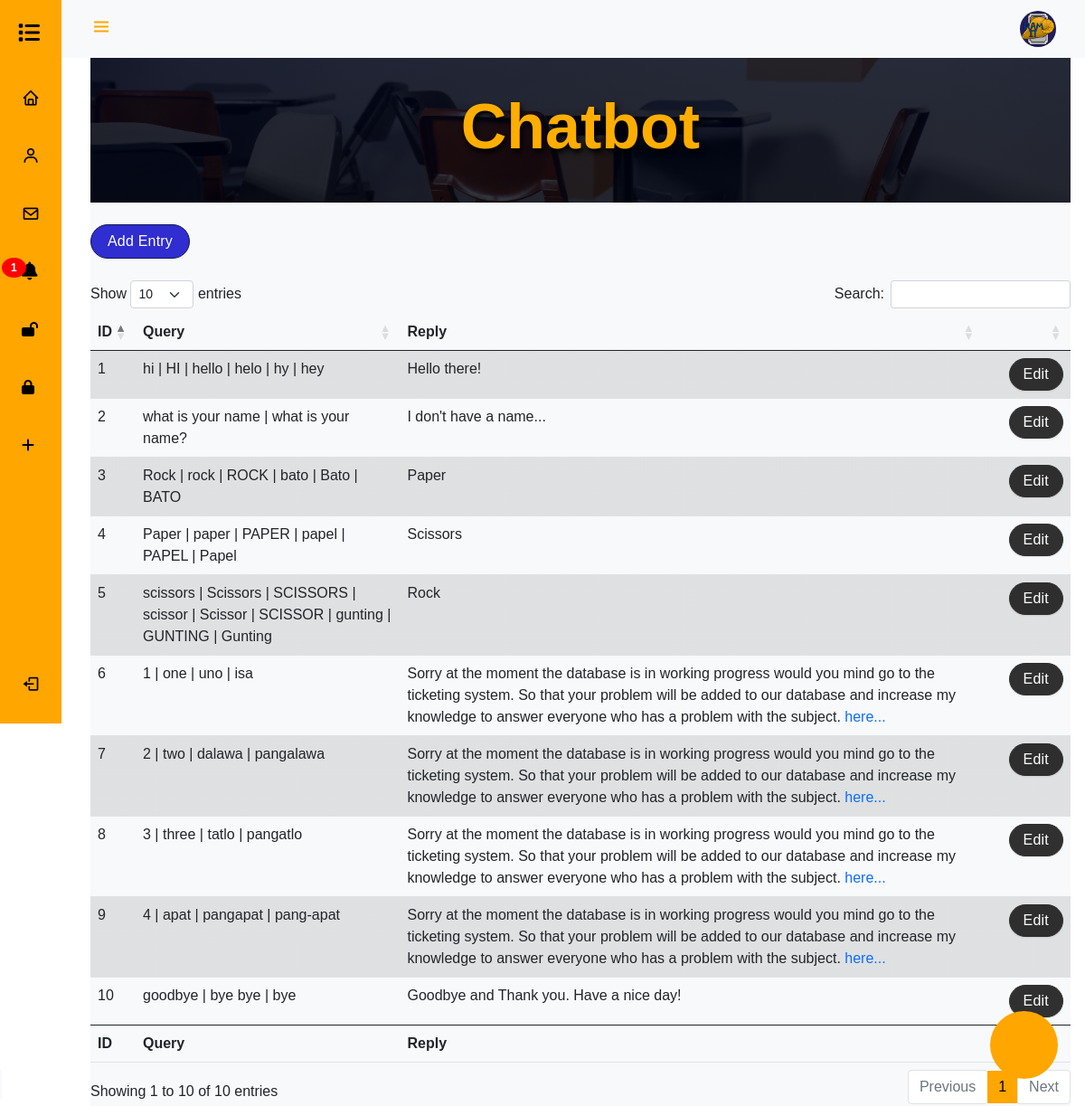
/tcb.php (signed in), run on the app's committed database.
### tables this page shows
CREATE TABLE IF NOT EXISTS `cbr` (
  `id` int NOT NULL AUTO_INCREMENT,
  `queries` varchar(500) NOT NULL,
  `replies` varchar(500) NOT NULL,
  PRIMARY KEY (`id`)
);

### tcb.php (the view, shortened to what this page needs)
<?php
require 'code/components/connect.php';
    $sql = "SELECT * from cbr";
$result = mysqli_query($con, $sql);
?>
<!DOCTYPE html>
        <html>
            <head>
                <link href='https://cdn.jsdelivr.net/npm/bootstrap@5.0.0-beta1/dist/css/bootstrap.min.css' rel='stylesheet'>
                <link href='https://cdn.jsdelivr.net/npm/boxicons@latest/css/boxicons.min.css' rel='stylesheet'>
                <link rel="stylesheet" href="https://cdnjs.cloudflare.com/ajax/libs/twitter-bootstrap/5.2.0/css/bootstrap.min.css">
                <link rel="stylesheet" href="https://cdn.datatables.net/1.13.1/css/dataTables.bootstrap5.min.css">
                <link rel="stylesheet" href="https://cdnjs.cloudflare.com/ajax/libs/twitter-bootstrap/5.0.2/css/bootstrap.min.css">
                <link rel="stylesheet" href="https://cdnjs.cloudflare.com/ajax/libs/font-awesome/5.15.4/css/all.min.css">
                <link href="res/res-tickets/tickets.css" rel="stylesheet" type="text/css">
                <link href="res/res-chatbot/chatbot.css" rel="stylesheet" type="text/css">
            </head>
    <body className='snippet-body'>
    <body id="body-pd">
        <header class="header" id="header">
            <div class="header_toggle"> <i class='bx bx-menu' id="header-toggle"></i> </div>
            <div class="header_img"> <img src="res/img/logo.png" alt=""> </div>
        </header>
            <?php require 'code/components/nav.php'; ?>
            <div class="height-100 bg-light">
            <div>
                <section id="headerwel">
                   <div class="containerwel">
                       <div class="middlewel">
                           <h1 class="text-white display-3 fw-bold">
                               <span class="theme-text">Chatbot</span></h1>
                       </div>
                   </div>
                   </section>
               </div>
               <br>
                <a href="tcbadd.php?link=tcbadd"><button type="button" class="btn btn-primary btn-rounded waves-effect waves-light m-b-5">Add Entry</button></a>
                <br>
                <br>
                <div>
                    <table id="example" class="table table-striped" style="width:100%; ">
                        <thead>
                            <tr>
                                <th>ID</th>
                                <th>Query</th>
                                <th>Reply</th>
                                <th></th>
                            </tr>
                        </thead>
                        <tbody>
                        <?php while($row = mysqli_fetch_array($result)){
                            ?>
                            <tr>
                               <td><?=$row['id']; ?></td>
                               <td><?=$row['queries']; ?></td>
                               <td><?=$row['replies']?></td>
                               <td>
                                   <a  class = "links" href="tcbedit.php? id=<?=$row['id']; ?>"><button type="button" class="btn btn-inverse btn-roundedOT waves-effect waves-light m-b-5">Edit</button></a>
                               </td>
                           </tr>
                            <?php
                       }
                   ?>
                        </tbody>
                        <tfoot>
                            <tr>
                                <th>ID</th>
                                <th>Query</th>
                                <th>Reply</th>
                            </tr>
                        </tfoot>
                    </table>
                </div>
             <?php require 'code/components/cb.php';?>
    </body>
</html>

### res/res-tickets/tickets.css (style rules this page uses)
@media screen and (min-width: 768px) { body { margin: calc(var(--header-height) + 1rem) 0 0 0; padding-left: calc(var(--nav-width) + 2rem); } }
@media screen and (min-width: 768px) { .header { height: calc(var(--header-height) + 1rem); padding: 0 2rem 0 calc(var(--nav-width) + 2rem); } }
@media screen and (min-width: 768px) { .header_img { width: 40px; height: 40px; } }
@media screen and (min-width: 768px) { .header_img img { width: 45px; } }
.btn { -moz-box-shadow: 0px 1px 2px 0px rgba(0, 0, 0, 0.1); -webkit-box-shadow: 0px 1px 2px 0px rgba(0, 0, 0, 0.1); border-radius: 2px; box-shadow: 0px 1px 2px 0px rgba(0, 0, 0, 0.1); font-family: "Nunito", sans-serif; letter-spacing: 0.2px; opacity: 0.93; }
.btn-primary, .btn-success, .btn-info, .btn-warning, .btn-danger, .btn-inverse, .btn-purple, .btn-pink { color: #ffffff !important; }
.btn-primary, .btn-primary:hover, .btn-primary:focus, .btn-primary:active, .btn-primary.active, .btn-primary.focus, .btn-primary:active, .btn-primary:focus, .btn-primary:hover, .open > .dropdown-toggle.btn-primary { background-color: #211ece !important; border: 1px solid #000b49 !important; }
.btn-inverse, .btn-inverse:hover, .btn-inverse:focus, .btn-inverse:active, .btn-inverse.active, .btn-inverse.focus, .btn-inverse:active, .btn-inverse:focus, .btn-inverse:hover, .open > .dropdown-toggle.btn-inverse { background-color: #212121 !important; border: 1px solid #212121 !important; color: #ffffff; }
.btn-rounded { border-radius: 2em; padding: 6px 18px; }
.btn-roundedOT { border-radius: 2em; padding: 5px 15px; margin-left: 20px; }
#headerwel { background-image: linear-gradient(rgba(0, 5, 24, 0.8), rgba(0, 3, 15, 0.8)), url("../img/bg.jpg"); background-position: center; background-size: cover; width: 100%; height: 20vh; position: relative; }
:root { --main-color: #ffae00; }
.theme-text { color: var(--main-color) !important; }
.middlewel { display: flex; justify-content: center; align-items: center; height: 20vh; width: 100%; text-shadow: 2px 4px 6px rgb(0, 0, 0); }
.middlewel h1 { font-size: 70px; }

### code/components/nav.php (style rules this page uses)
:root { --header-height: 3rem; --nav-width: 68px; --first-color: #ffa600; --first-color-light: #000000; --white-color: #F8F9FA; --body-font: 'Nunito', sans-serif; --normal-font-size: 1rem; --z-fixed: 100 }
*,::before,::after { box-sizing: border-box }
body { position: relative; margin: var(--header-height) 0 0 0; padding: 0 1rem; font-family: var(--body-font); font-size: var(--normal-font-size); transition: .5s }
a { text-decoration: none }
.header { width: 100%; height: var(--header-height); position: fixed; top: 0; left: 0; display: flex; align-items: center; justify-content: space-between; padding: 0 1rem; background-color: var(--white-color); z-index: var(--z-fixed); transition: .5s }
.header_toggle { color: var(--first-color); font-size: 1.5rem; cursor: pointer }
.header_img { width: 35px; height: 35px;display: flex; justify-content: center; border-radius: 50%; overflow: hidden }
.header_img img { width: 40px }
.height-100 { height:100% }
@media screen and (min-width: 768px) { body { margin: calc(var(--header-height) + 1rem) 0 0 0;padding-left: calc(var(--nav-width) + 2rem) } }
@media screen and (min-width: 768px) { .header { height: calc(var(--header-height) + 1rem);padding: 0 2rem 0 calc(var(--nav-width) + 2rem) } }
@media screen and (min-width: 768px) { .header_img { width: 40px;height: 40px } }
@media screen and (min-width: 768px) { .header_img img { width: 45px } }

### data on the page
cbr: id "1", queries "hi | HI | hello | helo | hy | hey", replies "Hello there!"
cbr: id "2", queries "what is your name | what is your name?", replies "I don't have a name..."
cbr: id "3", queries "Rock | rock | ROCK | bato | Bato | BATO", replies "Paper"
cbr: id "4", queries "Paper | paper | PAPER | papel | PAPEL | Papel", replies "Scissors"
cbr: id "5", queries "scissors | Scissors | SCISSORS | scissor | Scissor | SCISSOR | gunting | GUNTING | Gunting", replies "Rock"
cbr: id "6", queries "1 | one | uno | isa", replies "Sorry at the moment the database is in working progress would you mind go to the ticketing system. So that your problem will be added to our database and increase my knowledge to answer everyone who has a problem with the subject. here..."
cbr: id "7", queries "2 | two | dalawa | pangalawa", replies "Sorry at the moment the database is in working progress would you mind go to the ticketing system. So that your problem will be added to our database and increase my knowledge to answer everyone who has a problem with the subject. here..."
cbr: id "8", queries "3 | three | tatlo | pangatlo", replies "Sorry at the moment the database is in working progress would you mind go to the ticketing system. So that your problem will be added to our database and increase my knowledge to answer everyone who has a problem with the subject. here..."
cbr: id "9", queries "4 | apat | pangapat | pang-apat", replies "Sorry at the moment the database is in working progress would you mind go to the ticketing system. So that your problem will be added to our database and increase my knowledge to answer everyone who has a problem with the subject. here..."
cbr: id "10", queries "goodbye | bye bye | bye", replies "Goodbye and Thank you. Have a nice day!"

### other printed values
$i "1"
